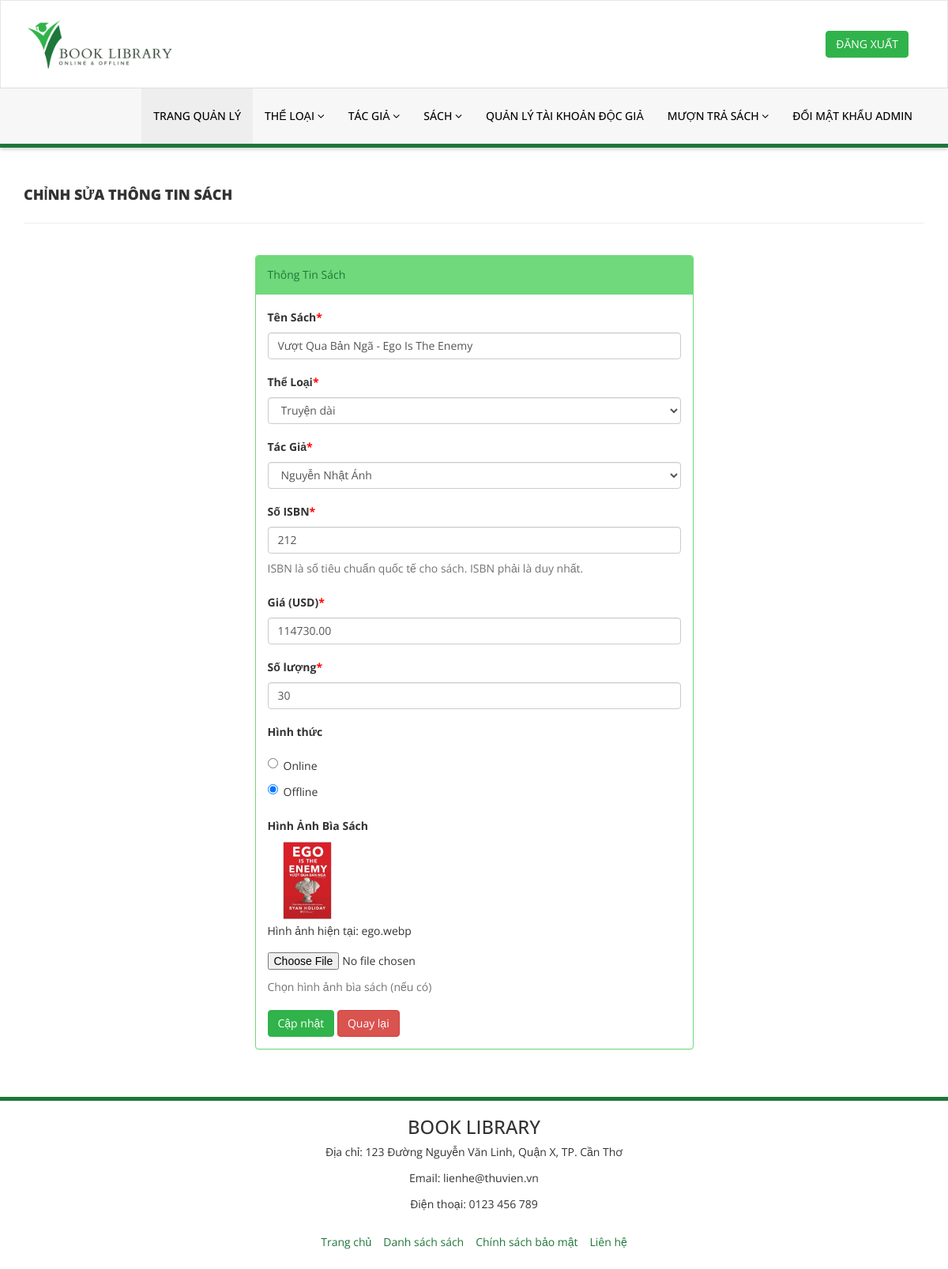
Page /admin/edit-book.php?bookid=33 (signed in) on the earlier database version.
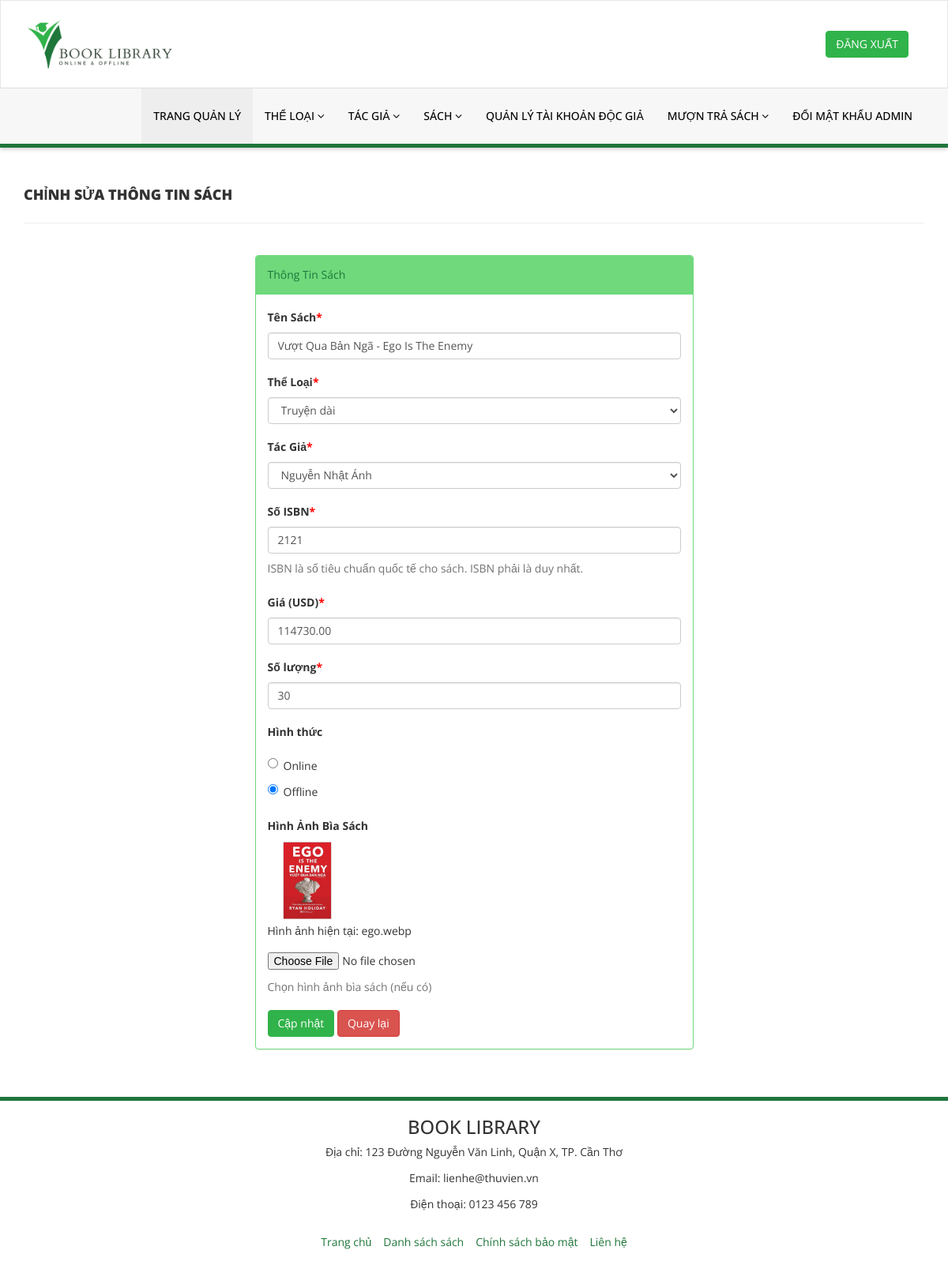
Same page on the later database version.
### tables this page shows
CREATE TABLE `sach` (
  `id` int NOT NULL,
  `BookName` varchar(255) DEFAULT NULL,
  `CatId` int DEFAULT NULL,
  `AuthorId` int DEFAULT NULL,
  `ISBNNumber` int DEFAULT NULL,
  `BookPrice` decimal(10,2) DEFAULT NULL,
  `RegDate` timestamp NULL DEFAULT CURRENT_TIMESTAMP,
  `updationDate` timestamp NULL DEFAULT CURRENT_TIMESTAMP ON UPDATE CURRENT_TIMESTAMP,
  `Image` varchar(255) DEFAULT NULL,
  `Quantity` int NOT NULL,
  `Stock` int NOT NULL,
  `Method` tinyint NOT NULL
);

CREATE TABLE `theloai` (
  `id` int NOT NULL,
  `CategoryName` varchar(255) DEFAULT NULL,
  `Status` tinyint DEFAULT NULL,
  `CreationDate` timestamp NULL DEFAULT CURRENT_TIMESTAMP,
  `UpdationDate` timestamp NULL DEFAULT CURRENT_TIMESTAMP
);

CREATE TABLE `tacgia` (
  `id` int NOT NULL,
  `AuthorName` varchar(100) DEFAULT NULL,
  `CreationDate` timestamp NULL DEFAULT CURRENT_TIMESTAMP,
  `UpdationDate` timestamp NULL DEFAULT CURRENT_TIMESTAMP ON UPDATE CURRENT_TIMESTAMP
);

### admin/edit-book.php (the view, shortened to what the changed rows need)
<?php
include('includes/config.php');
?>
<!DOCTYPE html>
<html xmlns="http://www.w3.org/1999/xhtml">
<head>
    <link href="assets/css/bootstrap.css" rel="stylesheet" />
    <link href="assets/css/font-awesome.css" rel="stylesheet" />
    <link href="assets/css/style.css" rel="stylesheet" />
</head>
<body>
    <div class="content-wrapper">
        <div class="container">
            <div class="row">
                <div class="col-md-6 col-sm-6 col-xs-12 col-md-offset-3">
                    <div class="panel panel-info">
                        <div class="panel-body">
                            <form role="form" method="post" enctype="multipart/form-data">
                                <?php
                                $bookid = intval($_GET['bookid']);
                                $sql = "SELECT sach.BookName,sach.Quantity,sach.Method ,theloai.CategoryName, theloai.id as cid, tacgia.AuthorName, tacgia.id as athrid, sach.ISBNNumber, sach.BookPrice, sach.Image, sach.id as bookid FROM sach JOIN theloai ON theloai.id=sach.CatId JOIN tacgia ON tacgia.id=sach.AuthorId WHERE sach.id=:bookid";
                                $query = $dbh->prepare($sql);
                                $query->bindParam(':bookid', $bookid, PDO::PARAM_STR);
                                $query->execute();
                                $results = $query->fetchAll(PDO::FETCH_OBJ);
                                if ($query->rowCount() > 0) {
                                    foreach ($results as $result) {
                                ?>
                                        <div class="form-group">
                                            <label>Tên Sách<span style="color:red;">*</span></label>
                                            <input class="form-control" type="text" name="bookname" value="<?php echo htmlentities($result->BookName); ?>" required />
                                        </div>
                                        <div class="form-group">
                                            <label>Thể Loại<span style="color:red;">*</span></label>
                                            <select class="form-control" name="category" required>
                                                <option value="<?php echo htmlentities($result->cid); ?>">
                                                    <?php echo htmlentities($result->CategoryName); ?>
                                                </option>
                                            </select>
                                        </div>
                                        <div class="form-group">
                                            <label>Tác Giả<span style="color:red;">*</span></label>
                                            <select class="form-control" name="author" required>
                                                <option value="<?php echo htmlentities($result->athrid); ?>">
                                                    <?php echo htmlentities($result->AuthorName); ?>
                                                </option>
                                            </select>
                                        </div>
                                        <div class="form-group">
                                            <label>Số ISBN<span style="color:red;">*</span></label>
                                            <input class="form-control" type="text" name="isbn" value="<?php echo htmlentities($result->ISBNNumber); ?>" required />
                                            <p class="help-block">ISBN là số tiêu chuẩn quốc tế cho sách. ISBN phải là duy nhất.</p>
                                        </div>
                                        <div class="form-group">
                                            <label>Giá (USD)<span style="color:red;">*</span></label>
                                            <input class="form-control" type="number" name="price" value="<?php echo htmlentities($result->BookPrice); ?>" min="0" required />
                                        </div>
                                        <div class="form-group">
                                            <label>Số lượng<span style="color:red;">*</span></label>
                                            <input class="form-control" type="number" name="quantity" value="<?php echo htmlentities($result->Quantity); ?>" min="0" required />
                                        </div>
                                        <div class="form-group">
                                            <label>Hình thức</label>
                                            <div class="radio">
                                                <label>
                                                    <input type="radio" name="method" value="1" <?php if ($result->Method == 1) echo 'checked'; ?>> Online
                                                </label>
                                            </div>
                                            <div class="radio">
                                                <label>
                                                    <input type="radio" name="method" value="0" <?php if ($result->Method == 0) echo 'checked'; ?>> Offline
                                                </label>
                                            </div>
                                        </div>
                                        <div class="form-group">
                                            <label>Hình Ảnh Bìa Sách</label><br>
                                            <?php if ($result->Image) { ?>
                                                <img src="assets/img/<?php echo htmlentities($result->Image); ?>" style="max-width: 100px; max-height: 150px;" alt="Hình Ảnh Bìa Sách"><br>
                                                <p>Hình ảnh hiện tại: <?php echo htmlentities($result->Image); ?></p>
                                            <?php } ?>
                                            <input type="file" name="book_image" />
                                            <p class="help-block">Chọn hình ảnh bìa sách (nếu có)</p>
                                        </div>
                                <?php }
                                } ?>
                            </form>
                        </div>
                    </div>
                </div>
            </div>
        </div>
    </div>
</body>
</html>

Differences in the rows shown:
changed sach "ego.webp": isbn "212" → "2121"
